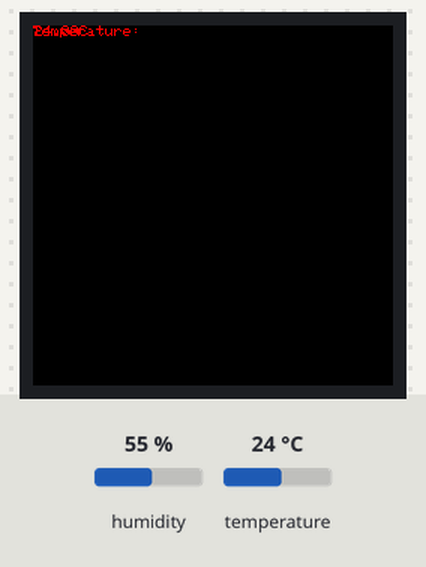
A sketch run on a simulated Arduino Uno, built with avr-gcc and run on an emulated ATmega328P. On the bench: 240×240 colour display. The inputs (shaded band) are chosen by the test bench; at power-on: temperature 24 °C, humidity 55 %.

Above: at 1.4 s.
1.5 s: temperature set to 12 °C
7.7 s: temperature set to 19 °C
12.5 s: temperature set to 28 °C
Timing chart, 0 to 15.5 s (numbered marks = the images above; inputs shaded):
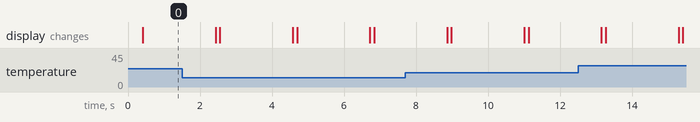

The sketch:

Temp_Display.ino
```cpp
/*
 * Connect Signal pin of DHT11 to pin 2
 * Place a 10 K ohm resistor between VCC and the data pin,
 * to act as a medium-strength pull up on the data line.
 *
 * For TFT, connect:
 * LED (backlight)     to   Vcc (3.3v)
 * 2 SCK (slave clock) to   D13
 * 3 SDA (MOSI)        to   D4
 * 4 A0  (DC)          to   D9
 * 5 RESET             to   D8
 * 6 CS (SS)           to   D10
 * 7 Gnd               to   Gnd
 * 8 Vcc               to  Vcc (3.3v)
 */

#include "DHT.h"
#include <Adafruit_GFX.h>    // Core graphics library
#include <Adafruit_ST7789.h> // Hardware-specific library for ST7735

// Define Pin Numbers
#define TFT_CS        10
#define TFT_RST        8
#define TFT_DC         9
#define DHTPIN         2

// DHT 11 Object
#define DHTTYPE DHT11

// Initialize DHT and TFT sensor
DHT dht(DHTPIN, DHTTYPE);
// For 1.14", 1.3", 1.54", and 2.0" TFT with ST7789:
Adafruit_ST7789 tft = Adafruit_ST7789(TFT_CS, TFT_DC, TFT_RST);


void setup() {
  // put your setup code here, to run once:
  dht.begin();
  tft.init(240, 240, SPI_MODE3);               // Init ST7789 240x240
  tft.setRotation(2);
  //  pinMode(TFT_BACKLIGHT, OUTPUT);
  //digitalWrite(TFT_BACKLIGHT, HIGH); // Backlight on

  tft.fillScreen(ST77XX_BLACK);
  testdrawtext("Welcome... ", "");
}

void loop() {
  // put your main code here, to run repeatedly:
  // Read Humidity
   float h = dht.readHumidity();
  // Read temperature as Celsius (the default)
  float t = dht.readTemperature();
  // Read temperature as Fahrenheit (isFahrenheit = true)
  float f = dht.readTemperature(true);

  // Check if any reads failed and exit early (to try again).
  if (isnan(h) || isnan(t) || isnan(f)) {
    testdrawtext("Reading...", "");
    return;
  }

  String hum = String(h) + "%" ;
  String temp = String(t) + "C";

  testdrawtext("Humidity:", hum);
  testdrawtext("Temperature:", temp);

  delay(2000);
}


void testdrawtext(String text, String value) {

  //tft.setTextWrap(false);
  tft.fillScreen(ST77XX_BLACK);
  tft.setCursor(0, 0);
  tft.setTextColor(ST77XX_RED);
  tft.setTextSize(1.5);
  tft.setTextWrap(true);
  tft.print(text);
  tft.setCursor(1, 0);
  tft.print(value);
}
```
